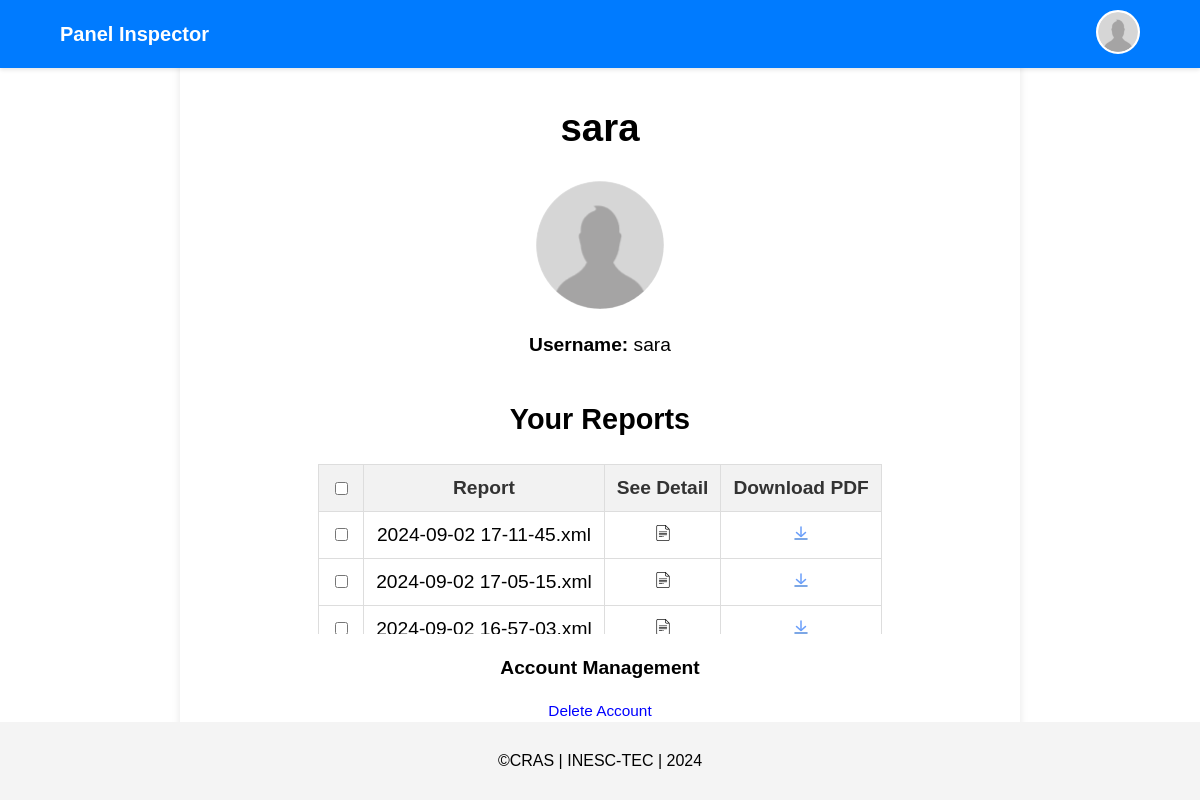
The app's page /profile (signed in), older data.
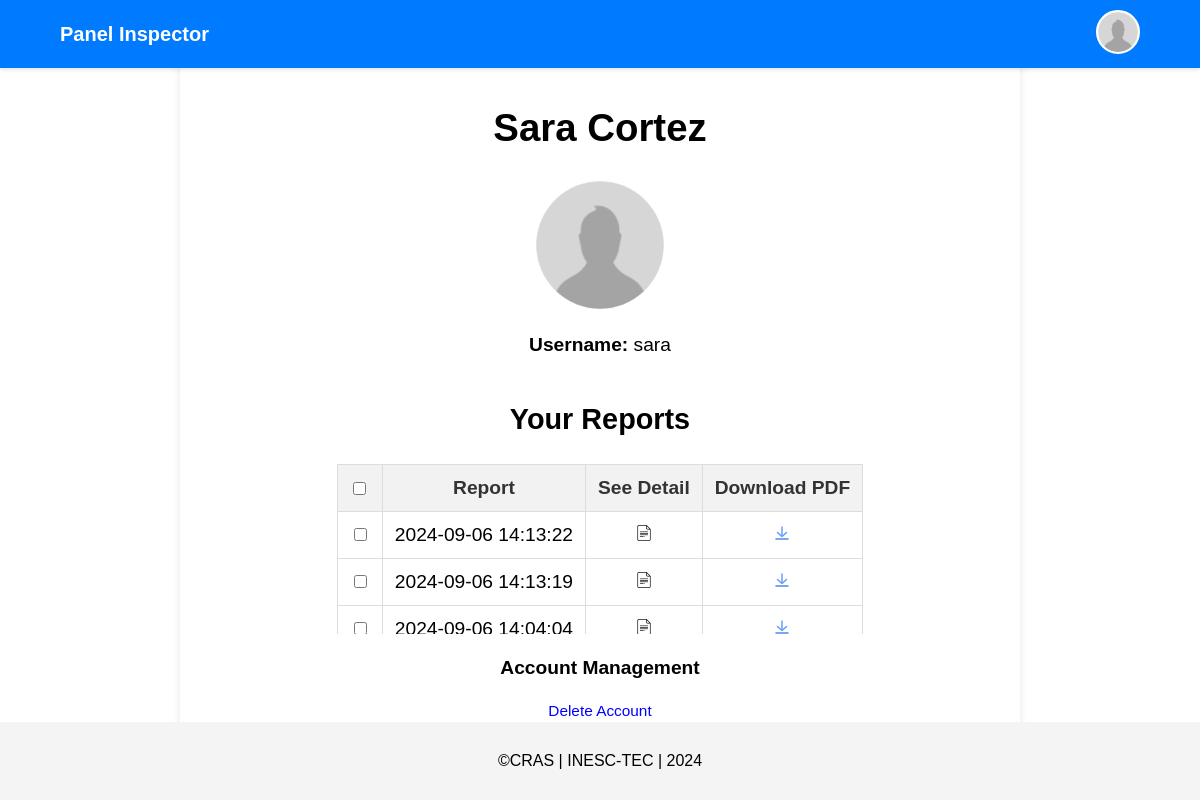
The same page, newer data.
### app/models.py (models this page shows)
class User(db.Model):
    __tablename__ = 'users'
    username = db.Column(db.String(80), primary_key=True)
    name = db.Column(db.String(120), nullable=False)
    pic = db.Column(db.String(255))
    password = db.Column(db.String(200), nullable=False)

class Report(db.Model):
    __tablename__ = 'reports'
    report_id = db.Column(db.Integer, primary_key=True, autoincrement=True)
    name = db.Column(db.String(200), nullable=False)
    content = db.Column(db.Text, nullable=True)
    username = db.Column(db.String(80), db.ForeignKey('users.username'), nullable=False)
    user = db.relationship('User', backref=db.backref('reports', lazy=True))

### app/routes.py (the view)
    @app.route('/profile')
    def profile():
        if "user" in session:
            user = User.query.filter_by(username=session["user"]).first()
            access_token = session.get('token')
            reports = Report.query.filter_by(username=session["user"]).order_by(Report.name.desc()).all()
            return render_template('profile.html', user=user, token=access_token, reports=reports, footer=render_footer())
        else:
            return redirect(url_for("login"))

### app/templates/_footer.html
<footer>
    ©CRAS | INESC-TEC | 2024
</footer>

### app/templates/profile.html (shortened to what this page needs)
<!doctype html>
<html lang="en">
<head>
    <link rel="stylesheet" href="{{ url_for('static', filename='css/profile.css')}}">
    <link rel="stylesheet" href="{{ url_for('static', filename='css/navbar.css')}}">
    <link rel="stylesheet" href="{{ url_for('static', filename='css/footer.css')}}">
</head>
<body>
    <nav>
        <div class="navbar-container">
            <a href="{{ url_for('home') }}" class="navbar-brand">
                <span>Panel Inspector</span>
            </a>
            <div class="profile-dropdown">
                <div class="profile-icon">
                    <img src="{{ user.pic }}" alt="Profile Picture" onerror="this.onerror=null;this.src='{{ url_for('static', filename='images/no-profile-pic.png') }}';">
                </div>
            </div>
        </div>
    </nav>
    <main>
        <h1>{{ user.name }}</h1>
        <div class="profile-pic" onclick="triggerFileInput()">
            <img src="{{ user.pic }}" alt="Profile Picture" onerror="this.onerror=null;this.src='{{ url_for('static', filename='images/no-profile-pic.png') }}';">
        </div>
        <p><b>Username:</b> {{ session['user'] }}</p>
        <h2>Your Reports</h2>
        <form class="reports"  action="{{ url_for('delete_reports') }}" method="post">
            <table>
                <thead>
                    <tr>
                        {% if reports %}
                            <th class="select-all">
                                <input type="checkbox" onclick="toggleSelectAll(this)">
                            </th>
                        {% endif %}
                        <th>Report</th>
                        <th>See Detail</th>
                        <th>Download PDF</th>
                    </tr>
                </thead>
                <tbody>
                    {% if reports %}
                        {% for report in reports %}
                            <tr>
                                <td><input type="checkbox" name="report_ids" value="{{ report.report_id }}"></td>
                                <td>{{ report.name }}</a></td>
                                <td><a href="{{ url_for('report_detail', report_id=report.report_id) }}"><img src="{{ url_for('static', filename='images/docs.png') }}"></a></td>
                                <td><a href="{{ url_for('generate_pdf', report_id=report.report_id) }}"><img src="{{ url_for('static', filename='images/download.png') }}"></a></td>
                            </tr>
                        {% endfor %}
                    {% else %}
                        <tr>
                            <td colspan="3">No reports found.</td>
                        </tr>
                    {% endif %}
                </tbody>
            </table>
            <br>
        </form>
        <p><b>Account Management</b></p>
        <a href="#" class="delete-account-link" onclick="confirmDelete()">Delete Account</a>
    </main>
    {{ footer|safe }}
</body>
</html>

### app/static/css/profile.css (style rules this page uses)
body { display: flex; align-self: center; justify-content: center; align-items: center; margin: 0; height: 100vh; font-family: sans-serif; text-align: center; }
main { width: 60%; margin: 20px; padding: 60px; font-size: 1.2em; background-color: #fff; border-radius: 10px; box-shadow: 0 4px 8px rgba(0, 0, 0, 0.1); display: flex; flex-direction: column; align-items: center; gap: 0.2em; max-height: 80%; }
.reports { overflow-y: scroll; }
table { width: 100%; border-collapse: collapse; border-radius: 20%; max-height:30%; }
th, td { padding: 12px; text-align: center; border: 1px solid #ddd; }
th { background-color: #f2f2f2; color: #333; font-weight: bold; }
td { background-color: #fff; }
tr:nth-child(even) { background-color: #f9f9f9; }
.select-all { text-align: center; padding: 0; margin: 0; }
.select-all input { margin: 0; vertical-align: middle; }
.profile-pic { width: 128px; height: 128px; border-radius: 50%; border: 2px solid white; background-color: white; display: flex; align-items: center; justify-content: center; cursor: pointer; }
.profile-pic img { width: 100%; height: 100%; object-fit: cover; border-radius: 50%; }
.delete-profile-pic-link, .delete-account-link { text-decoration: none; color: blue; cursor: pointer; font-size: 0.8em; }

### app/static/css/navbar.css (style rules this page uses)
nav { font-weight: bold; position: fixed; top: 0; width: 100%; background-color: #007bff; color: white; padding: 10px 0; box-shadow: 0 2px 4px rgba(0, 0, 0, 0.1); }
.navbar-container { display: flex; justify-content: space-between; align-items: center; width: 90%; margin: 0 auto; }
.navbar-brand { font-size: 20px; font-weight: bold; text-decoration: none; color: white; }
.profile-icon img { position: relative; width: 40px; height: 40px; border-radius: 50%; object-fit: cover; border: 2px solid white; background-color: white; cursor: pointer; }
.profile-dropdown { position: relative; display: inline-block; }

### app/static/css/footer.css (style rules this page uses)
footer { text-align: center; padding: 30px 40px; background-color: #f4f4f4; position: fixed; bottom: 0; width: 100%; }

Row changes from the older to the newer data that the page shows:
removed Report: name "2024-09-02 17-11-45.xml"
removed Report: name "2024-09-02 17-05-15.xml"
removed Report: name "2024-09-02 16-57-03.xml"
changed User: name "sara" → "Sara Cortez"
added Report: name "2024-09-06 14:13:22"
added Report: name "2024-09-06 14:13:19"
added Report: name "2024-09-06 14:04:04"
